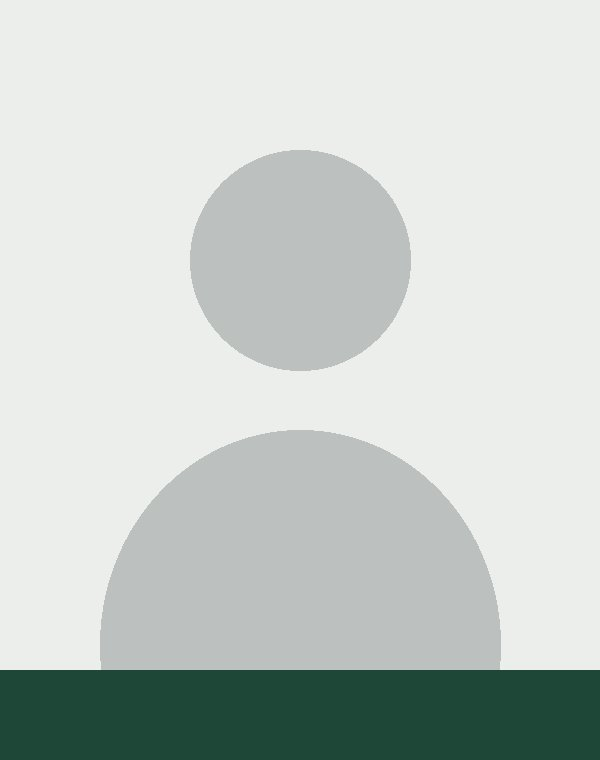
#> input picture src/danapply/scaffolding/blank/photo.jpeg, 600 x 760 px; its folder holds only this picture in this run
$ python -i canonical.py   (imports and definitions only)
#> lines starting #> are read from the running program, lines starting #| are printed output that depends on the picture; after the words box and inside, x2 and y2 are one past the last pixel; in counts of white or black regions, pixels touching at a corner belong together
"""The canonical CV + cover letter template (canonical design).

ATS-friendly two-page layout. Dark-teal accent, plain section headers,
▸ bullets, highlighted PORTFOLIO block, circular profile photo top-right
with green ring. All user-specific content (name, contact, languages,
references, photo) comes from the ``Profile`` object passed in — the
template itself is generic.

Per-job tailoring (tagline, summary, skills order, optional bullet
overrides) comes from the ``JobCVData`` dict.
"""

from __future__ import annotations

import io
import os
from dataclasses import dataclass, field
from pathlib import Path
from typing import Any

from PIL import Image as PILImage
from PIL import ImageDraw
from reportlab.lib import colors
from reportlab.lib.enums import TA_CENTER, TA_LEFT, TA_RIGHT
from reportlab.lib.pagesizes import A4
from reportlab.lib.styles import ParagraphStyle
from reportlab.lib.units import cm
from reportlab.pdfbase import pdfmetrics
from reportlab.pdfbase.ttfonts import TTFont
from reportlab.platypus import (
    HRFlowable,
    Image,
    KeepTogether,
    Paragraph,
    SimpleDocTemplate,
    Spacer,
    Table,
    TableStyle,
)

from danapply.config import Profile

# ---------------------------------------------------------------------------
# Unicode font for the ▸ bullet glyph (built-in Helvetica lacks U+25B8)
# ---------------------------------------------------------------------------
_BULLET_FONT_PATHS = [
    "/Library/Fonts/Arial Unicode.ttf",
    "/System/Library/Fonts/Supplemental/Arial Unicode.ttf",
]
_BULLET_FONT: str | None = None
# [8 lines not run here, left out]
BULLET_GLYPH = "▸" if _BULLET_FONT else "→"


# ---------------------------------------------------------------------------
# Unicode body-font fallback
#
# The built-in Helvetica only covers Latin-1, so names and places like
# "Wrocław" or "Łódź" silently lose glyphs. When any rendered string needs
# more than Latin-1, the whole document switches to a Unicode-capable TTF
# family; Helvetica stays the default otherwise.
# ---------------------------------------------------------------------------
_UNICODE_FONT_CANDIDATES: list[tuple[str, str | None, str | None, str | None]] = [
    # (regular, bold, italic, bold-italic) — first family found wins
    (
        "/System/Library/Fonts/Supplemental/Arial.ttf",
        "/System/Library/Fonts/Supplemental/Arial Bold.ttf",
        "/System/Library/Fonts/Supplemental/Arial Italic.ttf",
        "/System/Library/Fonts/Supplemental/Arial Bold Italic.ttf",
    ),
    (
        "/usr/share/fonts/truetype/dejavu/DejaVuSans.ttf",
        "/usr/share/fonts/truetype/dejavu/DejaVuSans-Bold.ttf",
        "/usr/share/fonts/truetype/dejavu/DejaVuSans-Oblique.ttf",
        "/usr/share/fonts/truetype/dejavu/DejaVuSans-BoldOblique.ttf",
    ),
    # Single-weight last resorts — bold/italic render in the same weight,
    # but every glyph shows.
    ("/Library/Fonts/Arial Unicode.ttf", None, None, None),
    ("/System/Library/Fonts/Supplemental/Arial Unicode.ttf", None, None, None),
]

_unicode_font_map: dict[str, str] | None = None
_unicode_font_searched = False


# [73 lines left out: functions _unicode_family, _collect_strings, _needs_unicode, _apply_font_map, not called in this run]


# [3 lines that did not run here, left out]


# [6 lines left out: function _resolve_font_map, not called in this run]


# ---------------------------------------------------------------------------
# Skills bucket labels — the text under each label comes from the user's
# ``profile.user_skills`` (or a per-job ``skills_<key>`` override in
# JobCVData). The template ships no career content of its own: experience,
# education, and skills all hydrate from profile.yaml.
# ---------------------------------------------------------------------------
SKILLS_BUCKET_LABELS = {
    "stakeholder": "Stakeholder Engagement & Communication",
    "commercial": "Business & Commercial Insight",
    "research": "Research & Analysis",
}

_MISSING_EXPERIENCE_NOTE = (
    "No experience entries in profile.yaml yet — onboarding (or editing the "
    "file directly) fills this section in."
)
_MISSING_EDUCATION_NOTE = (
    "No education entries in profile.yaml yet — onboarding (or editing the "
    "file directly) fills this section in."
)


# ---------------------------------------------------------------------------
# Style presets — how the CV / cover letter *feels*.
#
# Every preset is ATS-friendly by construction: the document stays a single
# column of real text with standard section headers; presets only vary
# restrained design touches (where the accent colour appears, rule weights,
# name treatment). Nothing here adds graphics, columns, or text-in-images.
# ---------------------------------------------------------------------------
STYLE_PRESETS: dict[str, dict[str, Any]] = {
    # Serious / traditional — the original canonical look.
    "classic": {
        "name_color": "accent", "name_size": 26,
        "tagline_color": "subtle", "tagline_italic": False,
        "header_rule": 1.2,
        "section_color": "accent", "section_rule": True,
        "box_bg": True,
        "cl_bullet_accent": True, "theme_head_color": "accent",
    },
    # Minimalistic — accent only in details (links, photo ring, left border).
    "minimal": {
        "name_color": "black", "name_size": 23,
        "tagline_color": "subtle", "tagline_italic": False,
        "header_rule": 0.7,
        "section_color": "black", "section_rule": False,
        "box_bg": False,
        "cl_bullet_accent": False, "theme_head_color": "black",
    },
    # Smart / contemporary — black name, confident accent rules.
    "modern": {
        "name_color": "black", "name_size": 26,
        "tagline_color": "accent", "tagline_italic": False,
        "header_rule": 2.4,
        "section_color": "accent", "section_rule": True,
        "box_bg": True,
        "cl_bullet_accent": True, "theme_head_color": "accent",
    },
    # Slightly creative — more colour presence, still restrained.
    "creative": {
        "name_color": "accent", "name_size": 27,
        "tagline_color": "accent", "tagline_italic": True,
        "header_rule": 1.8,
        "section_color": "accent", "section_rule": True,
        "box_bg": True,
        "cl_bullet_accent": True, "theme_head_color": "accent",
    },
}


# [22 lines left out: functions _strip_title_period, _tint, not called in this run]


@dataclass
class _Theme:
    """Resolved design tokens for one render: accent + style preset."""

    accent_hex: str
    preset: dict[str, Any] = field(default_factory=lambda: STYLE_PRESETS["classic"])

    @property
    def accent(self) -> colors.Color:
        return colors.HexColor(self.accent_hex)

    @property
    def soft_rule(self) -> colors.Color:
        return _tint(self.accent_hex, 0.62)

    @property
    def box_bg(self) -> colors.Color:
        return _tint(self.accent_hex, 0.93)


# [12 lines that did not run here, left out]


# ---------------------------------------------------------------------------
# Style factory
# ---------------------------------------------------------------------------
def _styles(theme: _Theme, scale: float = 1.0) -> dict[str, ParagraphStyle]:
    """Paragraph styles. Calibrated for a relaxed two-page CV.

    ``scale`` (the profile's ``cv_font_scale``) shrinks every font size,
    leading, and vertical space uniformly — the fix for a CV that spills
    a line or two onto an extra page."""
    def s(x: float) -> float:
        return x * scale

    accent = theme.accent
    preset = theme.preset
    subtle = colors.HexColor("#4A4A4A")
    name_color = accent if preset["name_color"] == "accent" else colors.black
    tagline_color = accent if preset["tagline_color"] == "accent" else subtle
    tagline_font = "Helvetica-Oblique" if preset["tagline_italic"] else "Helvetica"
    section_color = accent if preset["section_color"] == "accent" else colors.black
    base = ParagraphStyle(
        name="Body", fontName="Helvetica", fontSize=s(10), leading=s(14),
        textColor=colors.black, alignment=TA_LEFT, spaceAfter=s(3),
    )
    return {
        "name": ParagraphStyle("Name", parent=base, fontName="Helvetica-Bold",
                               fontSize=s(preset["name_size"]),
                               leading=s(preset["name_size"] + 4),
                               textColor=name_color, spaceAfter=s(3)),
        "tagline": ParagraphStyle("Tagline", parent=base, fontName=tagline_font,
                                  fontSize=s(11), leading=s(14),
                                  textColor=tagline_color, spaceAfter=s(4)),
        "contact": ParagraphStyle("Contact", parent=base, fontSize=s(9.5), leading=s(12),
                                  textColor=colors.black, spaceAfter=s(4)),
        "portfolio_label": ParagraphStyle("PortfolioLabel", parent=base, fontSize=s(9.5),
                                          textColor=accent, fontName="Helvetica-Bold"),
        "portfolio_url": ParagraphStyle("PortfolioUrl", parent=base, fontSize=s(12),
                                        textColor=accent, fontName="Helvetica-Bold"),
        "summary": ParagraphStyle("Summary", parent=base, fontSize=s(10), leading=s(14),
                                  textColor=colors.black, spaceBefore=s(10),
                                  spaceAfter=s(8)),
        "section": ParagraphStyle("Section", parent=base, fontName="Helvetica-Bold",
                                  fontSize=s(13), leading=s(16), textColor=section_color,
                                  spaceBefore=s(14), spaceAfter=s(6)),
        "role": ParagraphStyle("Role", parent=base, fontName="Helvetica-Bold",
                               fontSize=s(11.5), leading=s(14.5), textColor=colors.black,
                               spaceBefore=s(8), spaceAfter=s(2)),
        "meta": ParagraphStyle("Meta", parent=base, fontSize=s(9.5), leading=s(12),
                               textColor=subtle, spaceAfter=s(2.5)),
        "descriptor": ParagraphStyle("Descriptor", parent=base, fontSize=s(9.5),
                                     leading=s(12), textColor=subtle,
                                     fontName="Helvetica-Oblique", spaceAfter=s(3)),
        "bullet": ParagraphStyle("Bullet", parent=base, fontSize=s(10), leading=s(13.5),
                                 leftIndent=14, firstLineIndent=-14, spaceAfter=s(2.5)),
        "kvline": ParagraphStyle("KVLine", parent=base, fontSize=s(10), leading=s(14),
                                 spaceAfter=s(4)),
    }


# ---------------------------------------------------------------------------
# Circular profile photo with accent-coloured ring
# ---------------------------------------------------------------------------
_CIRCLE_PHOTO_CACHE: dict[tuple, io.BytesIO] = {}


def _circular_photo(
    path: str,
    px: int = 500,
    border_px: int = 14,
    border_rgb: tuple[int, int, int] = (31, 71, 55),
) -> io.BytesIO:
    """Square-crop, circle-mask, accent-ring border. Cached per source path."""
#> called with path = '../../scaffolding/blank/photo.jpeg', px = 500, border_px = 14, border_rgb = (31, 71, 55)
    cache_key = (path, px, border_px, border_rgb)
    if cache_key in _CIRCLE_PHOTO_CACHE:
        buf = _CIRCLE_PHOTO_CACHE[cache_key]
        buf.seek(0)
        return buf

    im = PILImage.open(path).convert("RGBA")
    w, h = im.size
#> w = 600; h = 760
    side = min(w, h)
#> side = 600
    left = (w - side) // 2
#> left = 0
    top = (h - side) // 2
#> top = 80
    inner = im.crop((left, top, left + side, top + side)).resize((px, px), PILImage.LANCZOS)
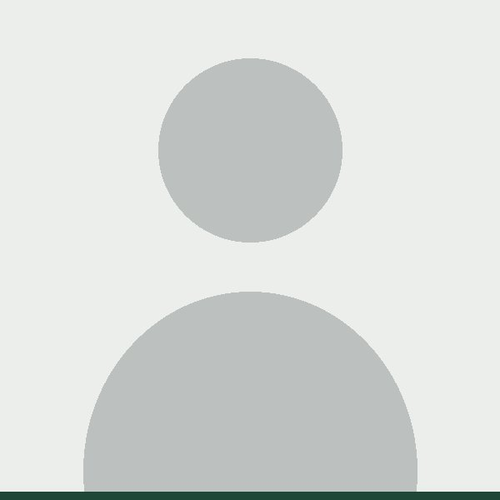
#> inner: PIL image 500x500 RGBA; mean R, G, B, A 217.1, 220.4, 217.8, 255

    canvas_px = px + 2 * border_px
    out = PILImage.new("RGBA", (canvas_px, canvas_px), (255, 255, 255, 0))
    draw = ImageDraw.Draw(out)
    draw.ellipse((0, 0, canvas_px - 1, canvas_px - 1), fill=border_rgb + (255,))

    mask = PILImage.new("L", (px, px), 0)
#> mask: PIL image 500x500 L; every value is 0
    ImageDraw.Draw(mask).ellipse((0, 0, px - 1, px - 1), fill=255)
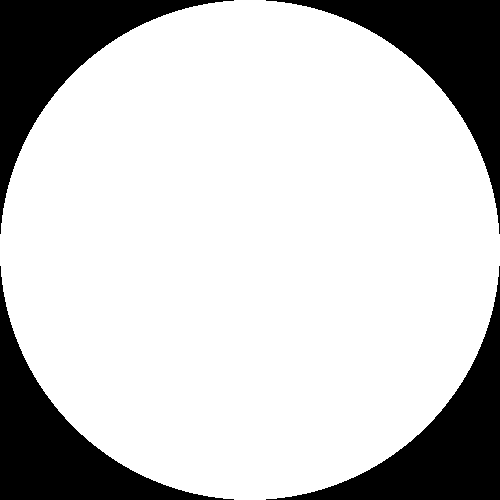
#> mask: PIL image 500x500 L; 78.5% white; 4 black regions, box (x1, y1, x2, y2) and area: (0, 0, 234, 234) 13419, (266, 0, 500, 234) 13419, (0, 266, 234, 500) 13419, (266, 266, 500, 500) 13419
    out.paste(inner, (border_px, border_px), mask=mask)
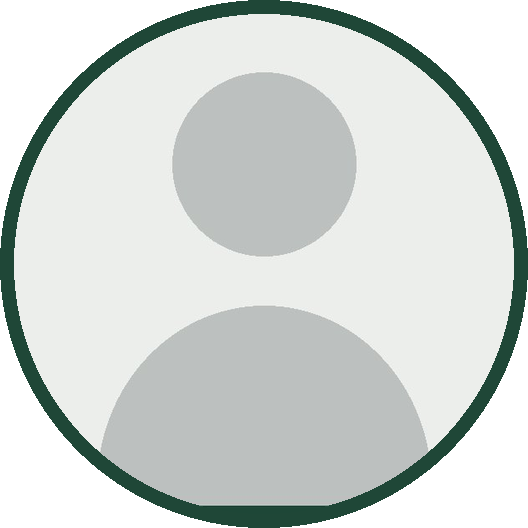
#> out: PIL image 528x528 RGBA; mean R, G, B, A 209.9, 215.2, 212.3, 200.2; transparent parts drawn white

    buf = io.BytesIO()
    out.save(buf, format="PNG")
    buf.seek(0)
    _CIRCLE_PHOTO_CACHE[cache_key] = buf
    return buf


# [197 lines left out: functions _hex_to_rgb, _bullet_para, _section_rule_items, _section_header, _section_with_first, _portfolio_box and 6 more, not called in this run]


# [3 lines that did not run here, left out]


# [3 lines that did not run here, left out]


# ---------------------------------------------------------------------------
# Top-level builders
# ---------------------------------------------------------------------------
# [99 lines that did not run here, left out]


# ---------------------------------------------------------------------------
# Cover-letter builder
# ---------------------------------------------------------------------------
def _cl_styles(theme: _Theme, scale: float = 1.0) -> dict[str, ParagraphStyle]:
    """Cover-letter paragraph styles.

    ``scale`` (<= 1.0) shrinks every font size, leading, and vertical space by
    the same factor — used by the one-page fit pass in
    ``build_cover_letter_pdf`` to compress overflowing letters onto a single
    page without changing the layout structure.
    """
    def s(x: float) -> float:
        return x * scale

    accent = theme.accent
    theme_head_color = (
        accent if theme.preset["theme_head_color"] == "accent" else colors.black
    )
    subtle = colors.HexColor("#4A4A4A")
    base = ParagraphStyle(
        name="Body", fontName="Helvetica", fontSize=s(10), leading=s(14),
        textColor=colors.black, alignment=TA_LEFT, spaceAfter=s(3),
    )
    return {
        "closing_title": ParagraphStyle(
            "ClosingTitle", parent=base, fontName="Helvetica-Bold",
            fontSize=s(15), leading=s(18), textColor=accent, alignment=TA_CENTER,
            spaceBefore=s(8), spaceAfter=s(4),
        ),
        "application_line": ParagraphStyle(
            "ApplicationLine", parent=base, fontName="Helvetica-Oblique",
            fontSize=s(9.5), leading=s(12), textColor=subtle,
            alignment=TA_RIGHT, spaceBefore=s(14), spaceAfter=s(14),
        ),
        "body": ParagraphStyle(
            "BodyP", parent=base, fontSize=s(10), leading=s(14.5),
            spaceBefore=0, spaceAfter=s(10),
        ),
        "intro": ParagraphStyle(
            "Intro", parent=base, fontSize=s(10), leading=s(14.5),
            spaceBefore=s(2), spaceAfter=s(4),
        ),
        "bullet": ParagraphStyle(
            "Bullet", parent=base, fontSize=s(10), leading=s(13.8),
            leftIndent=14, firstLineIndent=-14, spaceAfter=s(3),
        ),
        "theme_head": ParagraphStyle(
            "ThemeHead", parent=base, fontName="Helvetica-Bold",
            fontSize=s(11), leading=s(14), textColor=theme_head_color,
            spaceBefore=s(10), spaceAfter=s(3),
        ),
        "theme_para": ParagraphStyle(
            "ThemePara", parent=base, fontSize=s(10), leading=s(14.5),
            spaceAfter=s(8),
        ),
        "signoff": ParagraphStyle(
            "Signoff", parent=base, fontSize=s(10), leading=s(14),
            spaceBefore=s(10), spaceAfter=s(1),
        ),
        "signoff_name": ParagraphStyle(
            "SignoffName", parent=base, fontName="Helvetica-Oblique",
            fontSize=s(10), leading=s(13), textColor=colors.black,
            spaceAfter=0,
        ),
    }


def _cl_bullet(text: str, style: ParagraphStyle, accent_hex: str) -> Paragraph:
    if _BULLET_FONT:
        prefix = f'<font name="{_BULLET_FONT}" color="{accent_hex}">{BULLET_GLYPH}</font>'
    else:
        prefix = f'<font color="{accent_hex}">{BULLET_GLYPH}</font>'
    return Paragraph(f"{prefix}&nbsp;&nbsp;{text}", style)


# [106 lines that did not run here, left out]

>>> result = _circular_photo('../../scaffolding/blank/photo.jpeg')
